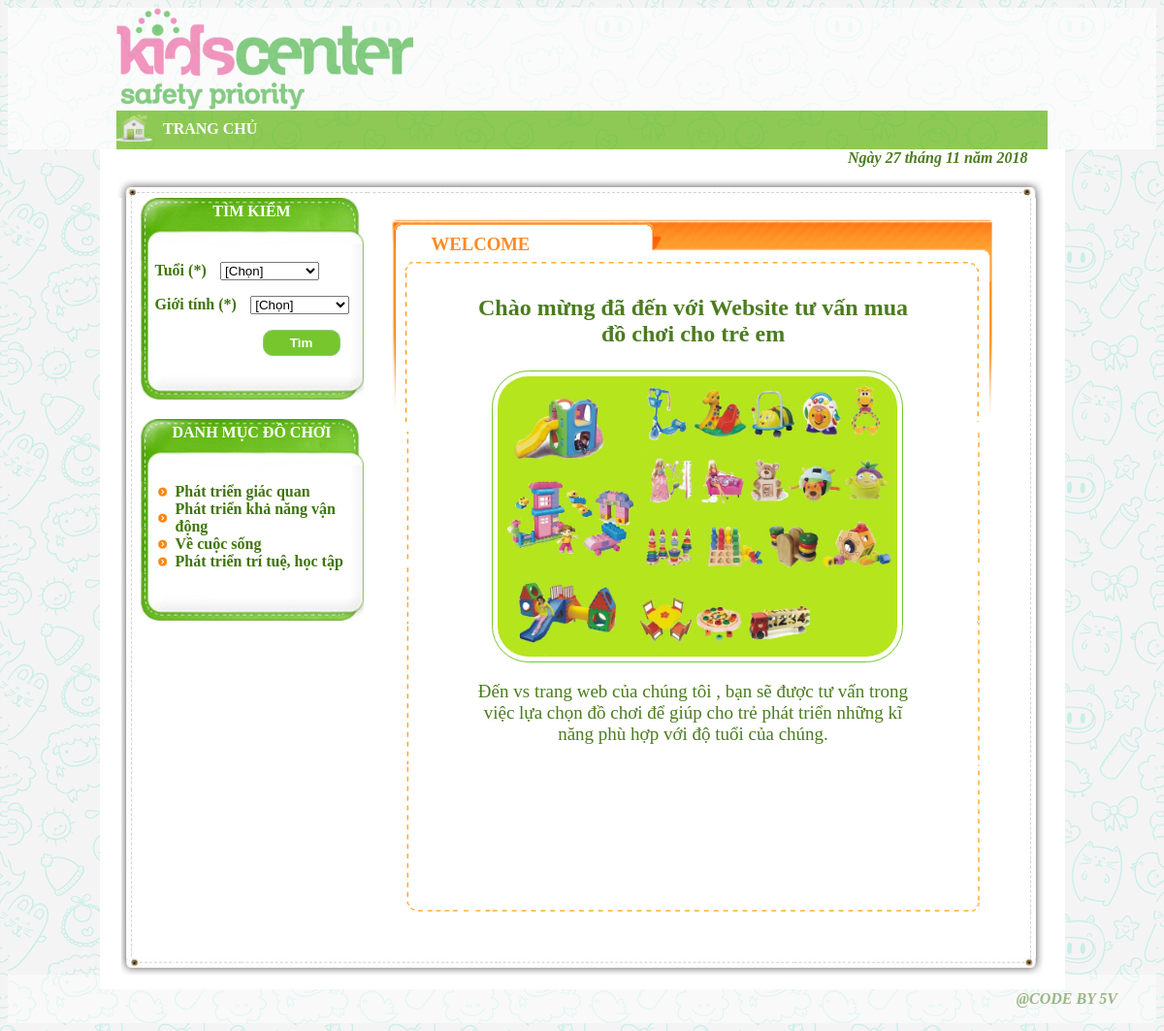
The page / on the database its author committed.
### tables this page shows
CREATE TABLE IF NOT EXISTS `loaidochoi` (
  `MaLDC` char(50) NOT NULL,
  `TenLDC` varchar(50) NOT NULL,
  `DinhNghia` varchar(255) NOT NULL
);

### index.php (called while the page is built)
<?php
	require_once $_SERVER["DOCUMENT_ROOT"] .'/Theme/DoChoi/tempates/include/header.php';
?>
<?php
	require_once $_SERVER['DOCUMENT_ROOT'] .'/Theme/DoChoi/functions/dbconnect.php';
?>
<?php
	require_once $_SERVER['DOCUMENT_ROOT'] .'/Theme/DoChoi/tempates/include/timkiem.php';
?>
<?php
	require_once $_SERVER['DOCUMENT_ROOT'] .'/Theme/DoChoi/tempates/include/gioithieu.php';
?>
<?php
	require_once $_SERVER["DOCUMENT_ROOT"] .'/Theme/DoChoi/tempates/include/footer.php';
?>

### tempates/include/timkiem.php (the view, shortened to what this page needs)
<div class="body">
		<div class="background-top">
			<?php
			$ngay=date("d");
			$thang=date("m");
			$nam=date("Y");
			?>
			<p style="color:#4b7c1f; font-style:italic; font-weight:bold;">Ngày <?php echo $ngay?> tháng <?php echo $thang?> năm <?php echo $nam?></p>
		</div>
	<div class="body2">
		<div class="trai2">
			<div class="trai">
				<div class="tieude">
					TÌM KIẾM
				</div>
				<form method="post">
					<p>
						<label>Tuổi (*)</label>
						<select class="" name="tuoi">
							<option value="">[Chọn] </option>
							</select>
					</p>
					<p>
						<label>Giới tính (*)</label>
							<select class="" name="gioi_tinh">
								<option value="">[Chọn] </option>
							</select>
					</p>
					<p>
						 <input class="submit-green" name="submit" type="submit" value="Tìm" />
					</p>
			</form>
			</div>
			<div class="trai">
				<div class="tieude">
					DANH MỤC ĐỒ CHƠI
				</div>
				<div class="danhmuc">
					<ul>
						<?php
							$select="SELECT * FROM loaidochoi";
							$result= $mysqli->query($select);
							while($ar_kn = mysqli_fetch_assoc($result)){
								$maldc=$ar_kn['MaLDC'];
								$ten_ldc=$ar_kn['TenLDC'];
						?>
						<li class=""><a href="dochoi2.php?maldc=<?php echo $maldc;?>&ten_ldc=<?php echo $ten_ldc?>"><?php echo $ten_ldc;?></a></li>
						<?php
						}
						?>
					</ul>
				</div>
			</div>
		</div>

### tempates/css/style.css (style rules this page uses)
a { text-decoration:none; font-weight:bold; }
body { background: url("/Theme/DoChoi/file/images/bg.png"); }
.wrapper .body { width:995px; margin:0px auto; background:white; }
.wrapper .body2 { width:965px; margin:0px auto; }
.wrapper .body .background-top { width:960px; margin:0px auto; background:url("/Theme/DoChoi/file/images/top_08.png") no-repeat bottom /967px ; height:50px; }
.wrapper .body .background-top p { display:inline; margin-left:754px; }
.wrapper .trai { width: 230px; background: url("/Theme/DoChoi/file/images/bot_left.png") no-repeat scroll left bottom; background-size:230px; margin-left:20px; height:208px; margin-bottom:20px; }
.wrapper .trai form { margin-left:15px; }
.wrapper .trai select { margin-left:10px; padding-right:40px; text-align:center; }
.wrapper .trai input { float:right; padding:5px; border: 1px solid #88cb7c; background:#77c62e; width:80px; color:white; font-weight:bold; border-radius:10px; margin-right:24px; }
.wrapper .trai li { padding-left:18px; background:url("/Theme/DoChoi/file/images/bg_dangky_03.png") no-repeat left center; list-style:none; }
.wrapper .trai .danhmuc ul { margin-left:-22px; }
.wrapper .trai p { color:#3f750d; font-weight: bold; text-decoration: none; }
.wrapper .trai .danhmuc a { color:#3f750d; font-weight: bold; text-decoration: none; }
.wrapper .trai2 { float:left; background:url("/Theme/DoChoi/file/images/top_09.png") no-repeat left; margin-left: 7px; height:100%; }
.wrapper .tieude { background: url("/Theme/DoChoi/file/images/top_left.png") no-repeat; height:40px; background-size:230px; text-align:center; padding:5px; color:white; font-weight:bold; }

### rows shown on the page
loaidochoi: TenLDC "Phát triển giác quan"
loaidochoi: TenLDC "Phát triển khả năng vận động"
loaidochoi: TenLDC "Về cuộc sống"
loaidochoi: TenLDC "Phát triển trí tuệ, học tập"
